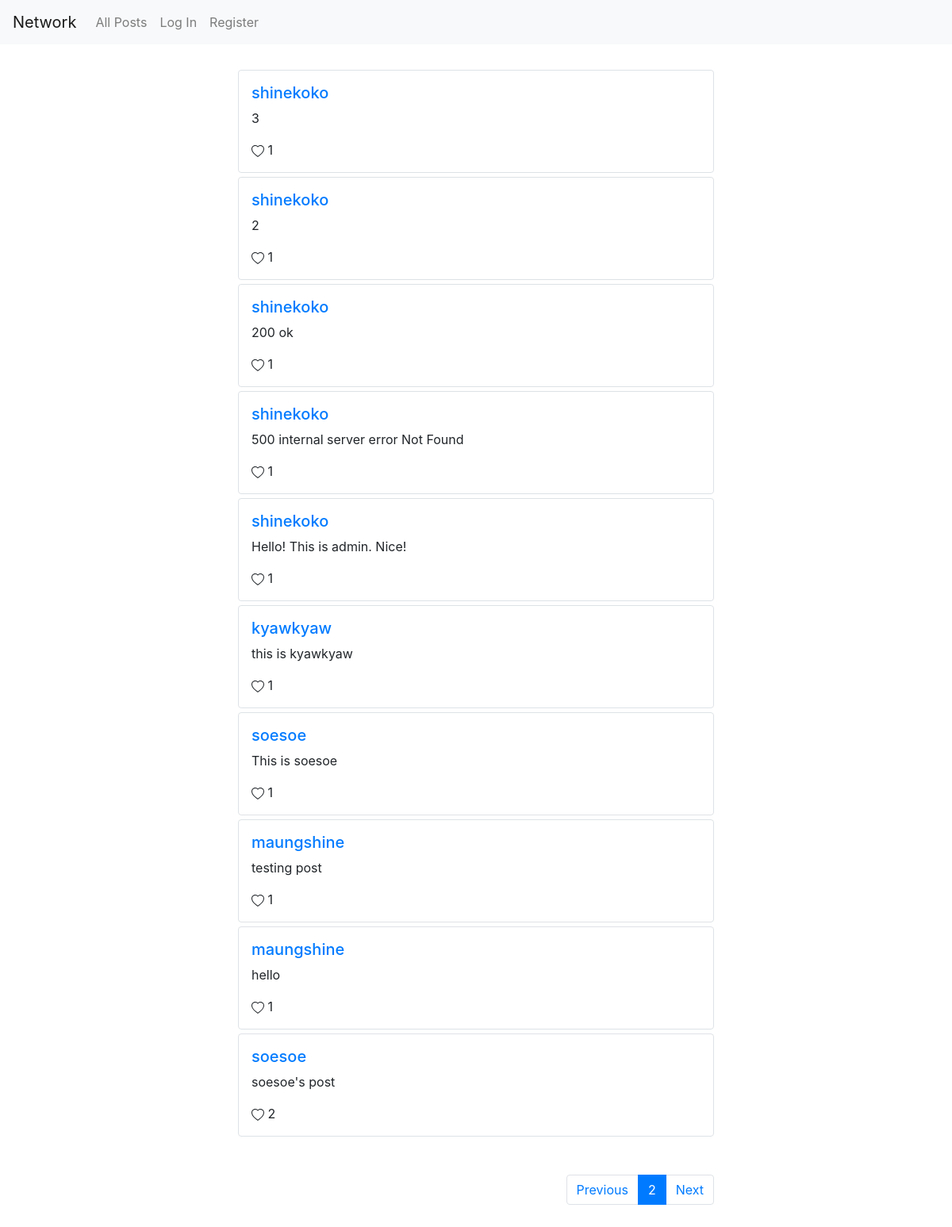
Screenshot of /?page=2 with the database file from the repository.
### network/models.py (models this page shows, shortened)
class Post(models.Model):
    post_user = models.ForeignKey(settings.AUTH_USER_MODEL,
                                  on_delete=models.CASCADE,
                                  related_name='user_posts')
    date_posted = models.DateTimeField(null=False, auto_now_add=True)
    content = models.TextField(null=False, blank=False)
    @property
    def liked(self):
        return [like.liked_user for like in self.liked_users.all()]

class User(AbstractUser):
    pass

class Like(models.Model):
    liked_user = models.ForeignKey(settings.AUTH_USER_MODEL,
                                   on_delete=models.CASCADE,
                                   related_name='liked_posts')
    liked_post = models.ForeignKey(Post,
                                   on_delete=models.CASCADE,
                                   related_name='liked_users')

### network/views.py (the view)
# urls.py: path("", views.index, name="index"),
def index(request):
    posts = Post.objects.order_by('date_posted').reverse()
    p = Paginator(posts, 10)
    page_number = request.GET.get('page')
    page_obj = p.get_page(page_number)
    return render(request, "network/index.html", {
        'page_obj' : page_obj,
        'following': False
    })

### network/templates/network/index.html (shortened to what this page needs)
{% extends "network/layout.html" %}
{% load static %}
{% block body %}
    <section id="main_page">
        {% for post in page_obj.object_list %}
        <div class="container border rounded post">
            <div class="username"><h5><a href="{% url 'profile' post.post_user.id %}">{{ post.post_user.username }}</a></h5></div>
            <div class="content" id="post-{{ post.id }}"><p id="content-{{ post.id }}">{{ post.content }}</p></div>
            <div class="like">
            {% if user not in post.liked %}
              <svg id="like-icon-{{ post.id }}" onclick="like_post({{ post.id }})" width="1em" height="1em" viewBox="0 0 16 16" class="bi bi-heart" fill="currentColor" xmlns="http://www.w3.org/2000/svg">
                <path fill-rule="evenodd" d="M8 2.748l-.717-.737C5.6.281 2.514.878 1.4 3.053c-.523 1.023-.641 2.5.314 4.385.92 1.815 2.834
                3.989 6.286 6.357 3.452-2.368 5.365-4.542 6.286-6.357.955-1.886.838-3.362.314-4.385C13.486.878 10.4.28 8.717 2.01L8 2.748zM8
                15C-7.333 4.868 3.279-3.04 7.824 1.143c.06.055.119.112.176.171a3.12 3.12 0 0 1 .176-.17C12.72-3.042 23.333 4.867 8 15z"/>
              </svg>
              <span id="post-{{ post.id }}-like" class="like-count">{{ post.liked_users.all|length }}</span>
            {% endif %}
            </div>
        </div>
        {% endfor %}
    </section>
    <div class="paginator text-right container">
      <nav aria-label="paginator">
        <ul class="pagination">
        {% if page_obj.has_previous %}
          <li class="page-item">
            <a class="page-link" href="?page={{ page_obj.previous_page_number }}" tabindex="-1" aria-disabled="true">Previous</a>
          </li>
        {% endif %}
          <li class="page-item active" aria-current="page">
            <a class="page-link" href="#">{{ page_obj.number }}<span class="sr-only">(current)</span></a>
          </li>
        {% if page_obj.has_next %}
          <li class="page-item">
            <a class="page-link" href="?page={{ page_obj.next_page_number }}">Next</a>
          </li>
        {% endif %}
        </ul>
      </nav>
    </div>
{% endblock %}

### network/static/network/styles.css (style rules this page uses)
.bi-heart,.bi-heart-fill { cursor: pointer; }
#main_page { display: grid; row-gap: 5px; padding: 2em 0em; }
.post { padding: 1em; width: 50%; }
.paginator > nav { display: inline-block; }
.paginator { padding: 1em 0em; width: 50%; }

### rows the page displays
Post: post_user.username "shinekoko", content "3", liked_users.all|length "1"
Post: post_user.username "shinekoko", content "2", liked_users.all|length "1"
Post: post_user.username "shinekoko", content "200 ok", liked_users.all|length "1"
Post: post_user.username "shinekoko", content "500 internal server error Not Found", liked_users.all|length "1"
Post: post_user.username "shinekoko", content "Hello! This is admin. Nice!", liked_users.all|length "1"
Post: post_user.username "kyawkyaw", content "this is kyawkyaw", liked_users.all|length "1"
Post: post_user.username "soesoe", content "This is soesoe", liked_users.all|length "1"
Post: post_user.username "maungshine", content "testing post", liked_users.all|length "1"
Post: post_user.username "maungshine", content "hello", liked_users.all|length "1"
Post: post_user.username "soesoe", content "soesoe's post", liked_users.all|length "2"

### other values shown
{{ page_obj.number }} "2"
